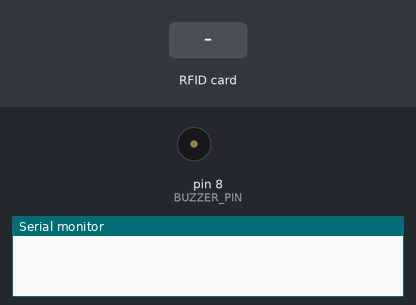
Recording of a sketch running on a simulated Arduino Uno, built with avr-gcc and run on an emulated ATmega328P. Parts: buzzer (waves = sounding, pin HIGH), the last lines printed to the serial monitor. The test bench sets the inputs (shaded band). Pins used as bus, display or sensor lines are not drawn.

Above: at 1.2 s.
1.3 s: RFID card 5E 7A 19 C4 held to the reader
At 1.7 s:
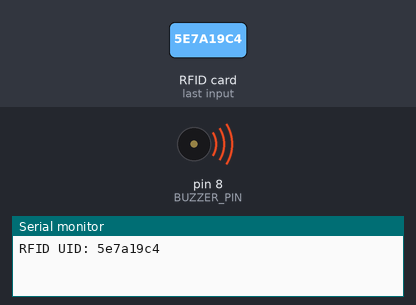
Timing chart, 0 to 10.3 s (numbered marks = the images above; inputs shaded):
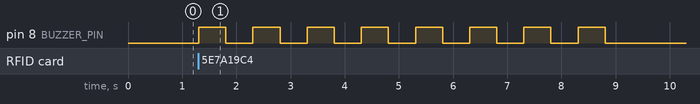

The sketch:

correct_rfid_finder.ino
```cpp
#include <SPI.h>
#include <MFRC522.h>

#define SS_PIN 10  // Define the SS (Slave Select) pin
#define RST_PIN 9  // Define the RST (Reset) pin
#define BUZZER_PIN 8  // Define the digital pin for the buzzer

MFRC522 mfrc522(SS_PIN, RST_PIN);  // Create MFRC522 instance

// Predefined correct UID (replace this with your actual UID)
String correctUID = "b862e133";

void setup() {
  Serial.begin(9600);  // Start serial communication
  SPI.begin();  // Initiate SPI communication
  mfrc522.PCD_Init();  // Initiate MFRC522

  pinMode(BUZZER_PIN, OUTPUT);  // Set the buzzer pin as an output
}

void loop() {
  // Look for new cards
  if (mfrc522.PICC_IsNewCardPresent() && mfrc522.PICC_ReadCardSerial()) {
    // Store UID (Unique Identifier) in a variable
    String uid = "";
    for (byte i = 0; i < mfrc522.uid.size; i++) {
      uid += String(mfrc522.uid.uidByte[i], HEX);
    }

    // Display UID on serial monitor
    Serial.print("RFID UID: ");
    Serial.println(uid);

    // Check if the UID matches the correct UID
    if (uid.equals(correctUID)) {
      // Correct UID, make a single buzzer sound
      activateBuzzer(1);
    } else {
      // Incorrect UID, buzz twice
      activateBuzzer(8);
    }

    // Halt the reader to avoid collisions
    mfrc522.PICC_HaltA();
    // Stop encryption on PCD
    mfrc522.PCD_StopCrypto1();
  }
}

void activateBuzzer(int buzzCount) {
  for (int i = 0; i < buzzCount; i++) {
    digitalWrite(BUZZER_PIN, HIGH);
    delay(500);  // Adjust this delay as needed
    digitalWrite(BUZZER_PIN, LOW);
    delay(500);  // Adjust this delay as needed
  }
}
```

Measured:
- after the input at 1.3 s, pin 8 (BUZZER_PIN): alternates HIGH for 0.50 s and LOW for 0.50 s, 16 changes in all, then stays LOW, starting at once
